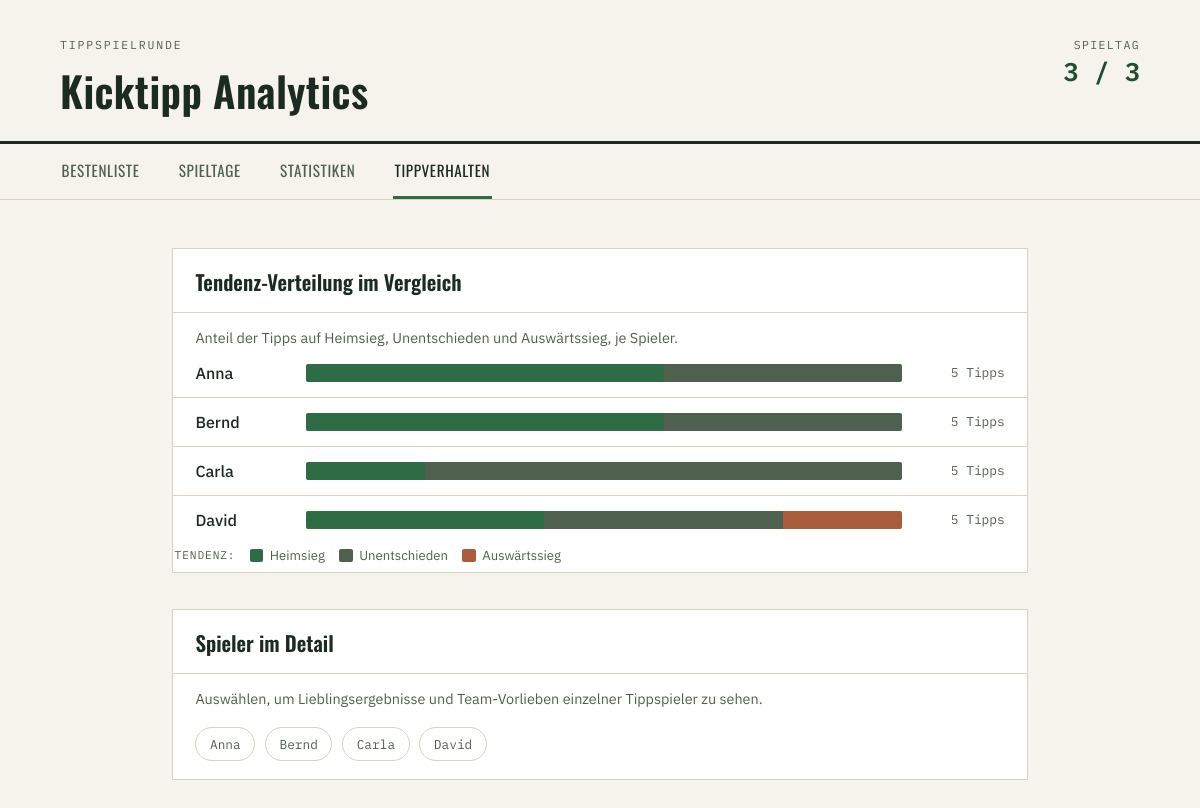
The page /tippverhalten on the database its author committed.
### tables this page shows
CREATE TABLE fact_tip (
	tip_id VARCHAR NOT NULL, 
	player_id VARCHAR, 
	match_id VARCHAR, 
	tipped_home_goals INTEGER NOT NULL, 
	tipped_away_goals INTEGER NOT NULL, 
	points_awarded INTEGER NOT NULL, 
	is_tendency_correct BOOLEAN NOT NULL, 
	is_goal_difference_correct BOOLEAN NOT NULL, 
	is_exact_hit BOOLEAN NOT NULL, 
	penalty_points_awarded INTEGER, 
	penalty_tip_correct BOOLEAN, 
	PRIMARY KEY (tip_id), 
	FOREIGN KEY(player_id) REFERENCES dim_player (player_id), 
	FOREIGN KEY(match_id) REFERENCES dim_match (match_id)
);

CREATE TABLE dim_player (
	player_id VARCHAR NOT NULL, 
	display_name VARCHAR NOT NULL, 
	PRIMARY KEY (player_id)
);

### frontend/app.py (the view)
@app.route("/tippverhalten")
def tip_behavior_overview():
    return render_template(
        "tip_behavior_overview.html",
        overview=data_access.tip_behavior_overview(),
        players=data_access.list_players(),
    )

### frontend/app.py (called while the page is built)
@app.context_processor
def inject_globals():
    return {
        "latest_matchday": data_access.latest_matchday_number(),
        "all_matchdays": data_access.all_matchday_numbers(),
        "has_data": data_access.has_data(),
    }

### frontend/data_access.py (called while the page is built)
def has_data() -> bool:
    with get_engine().connect() as conn:
        count = conn.execute(select(func.count()).select_from(dim_player)).scalar()
        return bool(count)

def latest_matchday_number() -> int | None:
    with get_engine().connect() as conn:
        return conn.execute(select(func.max(dim_match.c.matchday_number))).scalar()

def all_matchday_numbers() -> list[int]:
    with get_engine().connect() as conn:
        rows = conn.execute(
            select(dim_match.c.matchday_number).distinct().order_by(dim_match.c.matchday_number)
        ).all()
        return [r[0] for r in rows]

def list_players() -> list[dict]:
    with get_engine().connect() as conn:
        rows = conn.execute(
            select(dim_player.c.player_id, dim_player.c.display_name).order_by(
                dim_player.c.display_name
            )
        ).all()
    return [{"player_id": r.player_id, "display_name": r.display_name} for r in rows]

def tip_behavior_overview() -> list[dict]:
    return _compute_tendency_overview(_fetch_tips_with_team_context())

### frontend/templates/tip_behavior_overview.html (shortened to what this page needs)
{% extends "base.html" %}
{% block content %}
<section class="panel">
  <h2 class="panel__title">Tendenz-Verteilung im Vergleich</h2>
  <p class="panel__hint">Anteil der Tipps auf Heimsieg, Unentschieden und Auswärtssieg, je Spieler.</p>
  <div class="tendency-overview">
    {% for o in overview %}
    <a class="tendency-row" href="{{ url_for('tip_behavior_detail', player_id=o.player_id) }}">
      <span class="tendency-row__name">{{ o.display_name }}</span>
      <span class="tendency-bar">
        <span class="tendency-bar__segment tendency-bar__segment--home" style="width: {{ o.home_win_pct }}%" title="Heimsieg: {{ o.home_win_pct | round(0, 'floor') }}%"></span>
        <span class="tendency-bar__segment tendency-bar__segment--draw" style="width: {{ o.draw_pct }}%" title="Unentschieden: {{ o.draw_pct | round(0, 'floor') }}%"></span>
        <span class="tendency-bar__segment tendency-bar__segment--away" style="width: {{ o.away_win_pct }}%" title="Auswärtssieg: {{ o.away_win_pct | round(0, 'floor') }}%"></span>
      </span>
      <span class="tendency-row__total">{{ o.total }} Tipps</span>
    </a>
    {% endfor %}
  </div>
  <div class="legend">
    <span class="legend__label">Tendenz:</span>
    <span class="legend__item"><span class="legend__swatch legend__swatch--home"></span>Heimsieg</span>
    <span class="legend__item"><span class="legend__swatch legend__swatch--draw"></span>Unentschieden</span>
    <span class="legend__item"><span class="legend__swatch legend__swatch--away"></span>Auswärtssieg</span>
  </div>
</section>
<section class="panel">
  <h2 class="panel__title">Spieler im Detail</h2>
  <p class="panel__hint">Auswählen, um Lieblingsergebnisse und Team-Vorlieben einzelner Tippspieler zu sehen.</p>
  <div class="player-pills">
    {% for p in players %}
    <a class="player-pill" href="{{ url_for('tip_behavior_detail', player_id=p.player_id) }}">{{ p.display_name }}</a>
    {% endfor %}
  </div>
</section>
{% endblock %}

### frontend/static/style.css (style rules this page uses)
:root { --paper: #F6F3EC; --ink: #1B2B22; --ink-soft: #50604F; --pitch: #2F6B44; --pitch-dark: #1F4D31; --gold: #C8962C; --cardred: #B23A2E; --blue: #3A5A78; --orange: #C4822D; --terracotta: #A85C3B; --line: #DAD2BE; --panel: #FFFFFF; --font-display: "Oswald", sans-serif; --font-body: "IBM Plex Sans", sans-serif; --font-mono: "IBM Plex Mono", monospace; }
* { box-sizing: border-box; }
body { margin: 0; background: var(--paper); color: var(--ink); font-family: var(--font-body); font-size: 16px; line-height: 1.5; }
a { color: inherit; text-decoration: none; }
.panel { background: var(--panel); border: 1px solid var(--line); }
.panel__title { font-family: var(--font-display); font-weight: 600; font-size: 1.3rem; margin: 0; padding: 1.1rem 1.4rem 0.9rem; border-bottom: 1px solid var(--line); }
.panel__hint { margin: 0.9rem 1.4rem 0; color: var(--ink-soft); font-size: 0.9rem; }
.legend { display: flex; align-items: center; flex-wrap: wrap; gap: 0.9rem; font-size: 0.82rem; color: var(--ink-soft); padding: 0.1rem 0.1rem 0.4rem; }
.legend__label { font-family: var(--font-mono); font-size: 0.7rem; letter-spacing: 0.08em; text-transform: uppercase; }
.legend__item { display: flex; align-items: center; gap: 0.4rem; }
.legend__swatch { display: inline-block; width: 0.85rem; height: 0.85rem; border-radius: 2px; }
.tendency-overview { display: flex; flex-direction: column; }
.tendency-row { display: grid; grid-template-columns: 6rem 1fr 5.5rem; align-items: center; gap: 0.9rem; padding: 0.75rem 1.4rem; border-bottom: 1px solid var(--line); color: var(--ink); }
.tendency-row:last-child { border-bottom: none; }
.tendency-row__name { font-weight: 500; }
.tendency-row__total { font-family: var(--font-mono); font-size: 0.8rem; color: var(--ink-soft); text-align: right; }
.tendency-bar { display: flex; height: 1.1rem; border-radius: 2px; overflow: hidden; background: rgba(27, 43, 34, 0.06); }
.tendency-bar__segment { display: block; height: 100%; }
.tendency-bar__segment--home { background: var(--pitch); }
.tendency-bar__segment--draw { background: var(--ink-soft); }
.tendency-bar__segment--away { background: var(--terracotta); }
.legend__swatch--home { background: var(--pitch); }
.legend__swatch--draw { background: var(--ink-soft); }
.legend__swatch--away { background: var(--terracotta); }
.player-pills { display: flex; flex-wrap: wrap; gap: 0.6rem; padding: 1.1rem 1.4rem; }
.player-pill { font-family: var(--font-mono); font-size: 0.8rem; padding: 0.4rem 0.85rem; border: 1px solid var(--line); border-radius: 999px; color: var(--ink-soft); }

### rows shown on the page
fact_tip: display_name "Anna", {{ o.home_win_pct }} 60.0 (drawn), {{ o.draw_pct }} 40.0 (drawn), total "5"
fact_tip: display_name "Bernd", {{ o.home_win_pct }} 60.0 (drawn), {{ o.draw_pct }} 40.0 (drawn), total "5"
fact_tip: display_name "Carla", {{ o.home_win_pct }} 20.0 (drawn), {{ o.draw_pct }} 80.0 (drawn), total "5"
fact_tip: display_name "David", {{ o.home_win_pct }} 40.0 (drawn), {{ o.draw_pct }} 40.0 (drawn), {{ o.away_win_pct }} 20.0 (drawn), total "5"
dim_player: display_name "Anna"
dim_player: display_name "Bernd"
dim_player: display_name "Carla"
dim_player: display_name "David"

### other values the page prints
{{ latest_matchday }} "3"
{{ all_matchdays | length }} "3"
